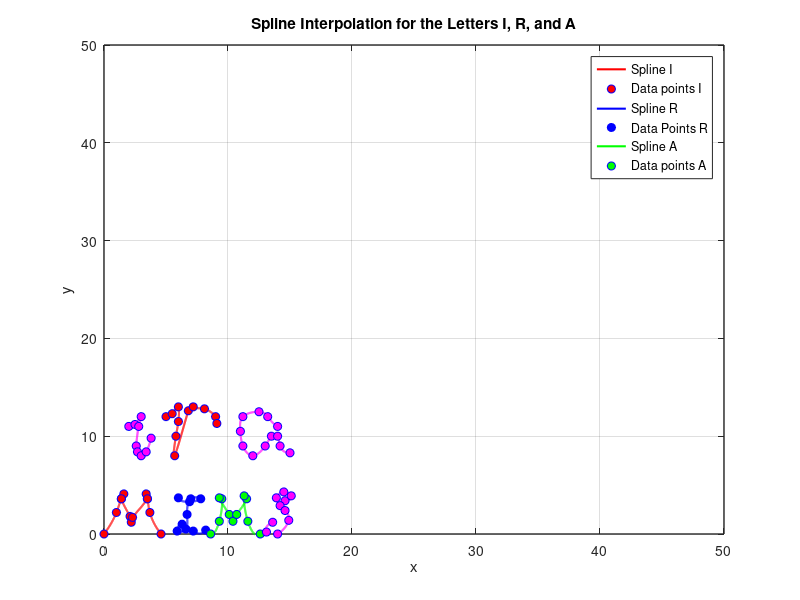

Write the MATLAB code that produced this figure.

%% MIMS
% data coordinates for letter 'M'
x_m_1 = [0 1.0 1.4 1.6 1.4 2.1 2.2 2.3 3.5 3.4 3.5 3.7 4.6];
y_m_1 = [0 2.2 3.6 4.1 3.6 1.8 1.2 1.7 3.6 4.1 3.6 2.2 0.0];

% % data coordinates for letter 'I'
x_i_3 = [6.0 6.9 7.8 7.0 6.7 6.6 5.9 6.3 7.2 8.2];
y_i_3 = [3.7 3.3 3.6 3.6 2.0 0.5 0.3 1.0 0.3 0.4];

% data coordinates for letter 'M'
x_m_2 = [8.6 9.3 9.5 9.3 10.1 10.4 10.7 11.5 11.3 11.6 12.6];
y_m_2 = [0.0 1.3 3.6 3.7 2.0 1.3 2.0 3.6 3.9 1.3 0];

% data coordinates for letter 'S'
x_s = [14.6 15.1 14.5 13.9 14.2 14.6 14.9 14.0 13.1 13.6];
y_s = [3.4 3.9 4.3 3.7 2.9 2.4 1.4 0.0 0.2 1.2];

n_m_1 = length(x_m_1);
n_i_3 = length(x_i_3);
n_m_2 = length(x_m_2);
n_s = length(x_s);

t_m_1 = 0:n_m_1-1; % Parametric coordinate t for 'M'
t_i_3 = 0:n_i_3-1; % Parametric coordinate t for 'I'
t_m_2 = 0:n_m_2-1; % Parametric coordinate t for 'M'
t_s = 0:n_s-1; % Parametric coordinate t for 'S'

tt_m_1 = 0:0.01:n_m_1-1; % More dense coordinate tt for spline interpolation of 'M'
tt_i_3 = 0:0.01:n_i_3-1; % More dense coordinate tt for spline interpolation of 'I'
tt_m_2 = 0:0.01:n_m_2-1; % More dense coordinate tt for spline interpolation of 'M'
tt_s = 0:0.01:n_s-1; % More dense coordinate tt for spline interpolation of 'S'

% Compute spline interpolation for 'M'
xx_m_1 = spline(t_m_1, x_m_1, tt_m_1);
yy_m_1 = spline(t_m_1, y_m_1, tt_m_1);

% Compute spline interpolation for 'I'
xx_i_3 = spline(t_i_3, x_i_3, tt_i_3);
yy_i_3 = spline(t_i_3, y_i_3, tt_i_3);

% Compute spline interpolation for 'M'
xx_m_2 = spline(t_m_2, x_m_2, tt_m_2);
yy_m_2 = spline(t_m_2, y_m_2, tt_m_2);

% Compute spline interpolation for 'S'
xx_s = spline(t_s, x_s, tt_s);
yy_s = spline(t_s, y_s, tt_s);

% Plot settings
figure(1)
plot(xx_m_1, yy_m_1, 'red', 'LineWidth', 1.5) % plot spline for 'M'
hold on
plot(x_m_1, y_m_1, 'bo', 'MarkerFaceColor', 'red') % plot data points for 'M' 

plot(xx_i_3, yy_i_3, 'b', 'LineWidth', 1.5) % plot spline for 'i'
plot(x_i_3, y_i_3, 'bo', 'MarkerFaceColor', 'blue') % plot data points for 'i'

plot(xx_m_2, yy_m_2, 'green', 'LineWidth', 1.5) % plot spline for 'M'
plot(x_m_2, y_m_2, 'bo', 'MarkerFaceColor', 'green') % plot data points for 'M'

plot(xx_s, yy_s, 'magenta', 'LineWidth', 1.5) % plot spline for 'S'
plot(x_s, y_s, 'bo', 'MarkerFaceColor', 'magenta') % plot data points for 'S'
axis([0 50 0 50]);
grid on;
title('Spline Interpolation for the M I M S');
xlabel('x');
ylabel('y');
set(gca, 'FontSize', 10, 'LineWidth', 1)
grid on 
legend('Spline M', 'Data points M','Spline i', 'Data Points i','Spline M', 'Data points M', 'Spline S', 'Data Points S');

%% IRA

% Data coordinates for letter ‘I’
x_i_4 = [2 2.5 3 2.8 2.6 2.7 3 3.4 3.8];
y_i_4 = [11 11.2 12 11 9 8.4 8 8.4 9.8];

% Data coordinates for letter ‘R’
x_r = [5 5.5 6 6 5.8 5.7 6.8 7.2 8.1 9 9.1];
y_r = [12 12.3 13 11.5 10 8 12.6 13 12.8 12 11.3];

% Data coordinates for letter ‘A’
x_a_3 = [14 13.2 12.5 11.2 11 11.2 12 13 13.5 14 14.2 15];
y_a_3 = [11 12 12.5 12 10.5 9 8 9 10 10 9 8.3];

n_i_4 = length(x_i_4);
n_r = length(x_r);
n_a_3 = length(x_a_3);

t_i_4 = 0:n_i_4-1;
t_r = 0:n_r-1;
t_a_3 = 0:n_a_3-1;

tt_i_4 = 0:0.01:n_i_4-1;
tt_r = 0:0.01:n_r-1;
tt_a_3 = 0:0.01:n_a_3-1;

% Spline interpolation for ‘I’
xx_i_4 = spline(t_i_4, x_i_4, tt_i_4);
yy_i_4 = spline(t_i_4, y_i_4, tt_i_4);

% Spline interpolation for ‘R’
xx_r = spline(t_r, x_r, tt_r);
yy_r = spline(t_r, y_r, tt_r);

% Spline interpolation for ‘A’
xx_a_3 = spline(t_a_3, x_a_3, tt_a_3);
yy_a_3 = spline(t_a_3, y_a_3, tt_a_3);

figure(1)
plot(xx_i_4, yy_i_4, 'magenta', 'LineWidth', 1.5)
hold on
plot(x_i_4, y_i_4, 'bo', 'MarkerFaceColor', 'magenta')

plot(xx_r, yy_r, 'red', 'LineWidth', 1.5)
plot(x_r, y_r, 'bo', 'MarkerFaceColor', 'red')

plot(xx_a_3, yy_a_3, 'magenta', 'LineWidth', 1.5)
plot(x_a_3, y_a_3, 'bo', 'MarkerFaceColor', 'magenta')

axis([0 50 0 50]);
grid on;
title('Spline Interpolation for the Letters I, R, and A');
xlabel('x');
ylabel('y');
set(gca, 'FontSize', 10, 'LineWidth', 1)

legend('Spline I', 'Data points I', 'Spline R', 'Data Points R', 'Spline A', 'Data points A');
